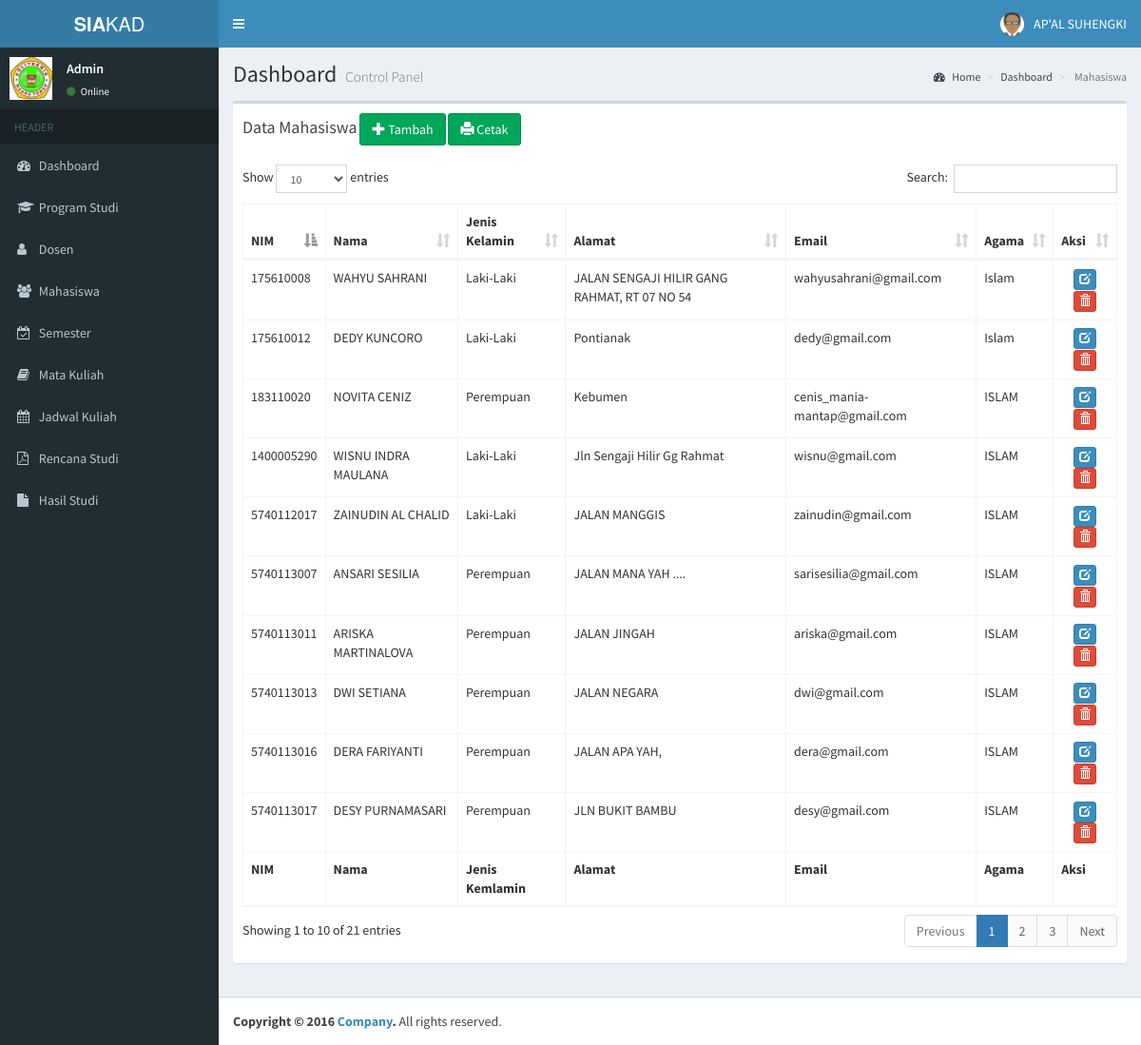
The app's page /pages/admin/index.php?page=mahasiswa (signed in) with its own data.
### tables this page shows
CREATE TABLE `mahasiswa` (
  `nim` varchar(15) NOT NULL,
  `nama` varchar(100) NOT NULL,
  `jenis_kelamin` enum('Laki-Laki','Perempuan') NOT NULL,
  `tempat_lahir` varchar(50) NOT NULL,
  `tgl_lahir` date NOT NULL,
  `alamat` varchar(100) NOT NULL,
  `telp` varchar(15) NOT NULL,
  `email` varchar(50) NOT NULL,
  `agama` varchar(50) NOT NULL,
  `foto` varchar(50) NOT NULL,
  `password` varchar(255) NOT NULL,
  `nip` varchar(30) NOT NULL,
  `id_jurusan` int(11) NOT NULL
);

### pages/admin/views/mahasiswa/mahasiswa.php (the view, shortened to what this page needs)
<?php
 include "../../config/fungsi.php";
 $mahasiswa = mysqli_query($conn, "SELECT * FROM mahasiswa");
?>
<section class="content-header">
 <h1>
   Dashboard
   <small>Control Panel</small>
 </h1>
 <ol class="breadcrumb">
   <li><a href="#"><i class="fa fa-dashboard"></i> Home</a></li>
    <li><a href="#"> Dashboard</a></li>
   <li class="active"> Mahasiswa</li>
 </ol>
 </section>
 <section class="content">
     <div class="row">
       <div class="col-xs-12">
         <div class="box">
           <div class="box-header">
             <h3 class="box-title">Data Mahasiswa</h3>
              <a href="?page=mahasiswa&aksi=tambah" class="btn btn-success btn-ms"><span class="glyphicon glyphicon-plus"></span> Tambah</a>
              <a href="views/mahasiswa/cetak.php" class="btn btn-success btn-ms"><span class="glyphicon glyphicon-print"></span>  Cetak</a>
           </div>
           <div class="box-body">
           <div class="table-responsive">
             <table id="example2" class="table table-bordered table-hover">
               <thead>
               <tr>
                 <th>NIM</th>
                 <th>Nama</th>
                 <th>Jenis Kelamin</th>
                 <th>Alamat</th>
                 <th>Email</th>
                 <th>Agama</th>
                 <th>Aksi</th>
               </tr>
               </thead>
               <tbody>
                 <?php foreach ($mahasiswa as $row) :  ?>
               <tr>
                 <td><?= $row["nim"]; ?></td>
                 <td><?= $row["nama"]; ?></td>
                 <td><?= $row["jenis_kelamin"]; ?></td>
                 <td><?= $row["alamat"]; ?></td>
                 <td><?= $row["email"]; ?></td>
                 <td><?= $row["agama"]; ?></td>
                 <td style="text-align: center;">
                  <a href="?page=mahasiswa&aksi=ubah&nim=<?= $row["nim"]; ?>" class="btn btn-primary btn-xs"><i class="glyphicon glyphicon-edit"></i></a>
                  <a href="?page=mahasiswa&aksi=hapus&nim=<?= $row["nim"]; ?>"onclick="return confirm('Anda Yakin Ingin Menghapus Data Ini?');" class="btn btn-danger btn-xs"><i class="glyphicon glyphicon-trash"></i></a>
                 </td>
                 <?php endforeach; ?>
               </tr>
               </tbody>
               <tfoot>
               <tr>
                 <th>NIM</th>
                 <th>Nama</th>
                 <th>Jenis Kemlamin</th>
                 <th>Alamat</th>
                 <th>Email</th>
                 <th>Agama</th>
                 <th>Aksi</th>
               </tr>
               </tfoot>
             </table>
             </div>
           </div>
         </div>
       </div>
     </div>
   </section>

### pages/admin/index.php (shortened to what this page needs)
<!DOCTYPE html>
<html>
<head>
  <link rel="stylesheet" href="../../assets/bower_components/bootstrap/dist/css/bootstrap.min.css">
  <link rel="stylesheet" href="../../assets/bower_components/font-awesome/css/font-awesome.min.css">
  <link rel="stylesheet" href="../../assets/bower_components/Ionicons/css/ionicons.min.css">
  <link rel="stylesheet" href="../../assets/css/AdminLTE.min.css">
  <link rel="stylesheet" href="../../assets/bower_components/datatables.net-bs/css/dataTables.bootstrap.min.css">
  <link rel="stylesheet" href="../../assets/bower_components/select2.min.css">
  <link rel="stylesheet" href="../../assets/css/skins/skin-blue.min.css">
</head>
<body class="hold-transition skin-blue sidebar-mini">
<div class="wrapper">
  <header class="main-header">
    <a href="#" class="logo">
      <span class="logo-lg"><b>SIA</b>KAD</span>
    </a>
    <nav class="navbar navbar-static-top" role="navigation">
      <a href="#" class="sidebar-toggle" data-toggle="push-menu" role="button">
      </a>
      <div class="navbar-custom-menu">
        <ul class="nav navbar-nav">
          <li class="dropdown user user-menu">
            <a href="#" class="dropdown-toggle" data-toggle="dropdown">
              <img src="../../assets/img/avatar.png" class="user-image" alt="User Image">
              <span class="hidden-xs"> <?php echo $_SESSION['nama']; ?> </span>
            </a>
          </li>
        </ul>
      </div>
    </nav>
  </header>
  <aside class="main-sidebar">
    <section class="sidebar">
      <div class="user-panel">
        <div class="pull-left image">
          <img src="../../assets/img/Logo.jpg" alt="User Image">
        </div>
        <div class="pull-left info">
          <p> Admin</p>
          <a href="#"><i class="fa fa-circle text-success"></i> Online</a>
        </div>
      </div>
      <ul class="sidebar-menu" data-widget="tree">
        <li class="header">HEADER</li>
        <li><a href="?page=dashboard"><i class="fa fa-dashboard"></i> <span> Dashboard</span></a></li>
        <li><a href="?page=prodi"><i class="fa fa-mortar-board"></i> <span> Program Studi</span></a></li>
        <li><a href="?page=dosen"><i class="fa fa-user"></i> <span> Dosen</span></a></li>
        <li><a href="?page=mahasiswa"><i class="fa fa-users"></i> <span> Mahasiswa</span></a></li>
        <li><a href="?page=semester"><i class="fa fa-calendar-check-o"></i> <span> Semester</span></a></li>
        <li><a href="?page=mk"><i class="fa fa-book"></i> <span> Mata Kuliah</span></a></li>
        <li><a href="?page=jadwal"><i class="fa fa-calendar"></i> <span> Jadwal Kuliah</span></a></li>
        <li><a href="?page=krs"><i class="fa fa-file-pdf-o"></i> <span> Rencana Studi</span></a></li>
        <li><a href="?page=khs"><i class="fa fa-file"></i> <span> Hasil Studi</span></a></li>
      </ul>
    </section>
  </aside>
  <div class="content-wrapper">
<?php
     @$page  = $_GET['page'];
     @$aksi  = $_GET['aksi'];
      if ($page == "mahasiswa") {
        if ($aksi == "") {
          include "views/mahasiswa/mahasiswa.php";
        } if ($aksi == "tambah") {
          include "views/mahasiswa/tambah.php";
        } if ($aksi == "hapus") {
           include "views/mahasiswa/hapus.php";
        } if ($aksi == "ubah") {
           include "views/mahasiswa/ubah.php";
        }
      }
?>
  </div>
  <footer class="main-footer">
    <strong>Copyright &copy; 2016 <a href="#">Company</a>.</strong> All rights reserved.
  </footer>
</div>
</html>

### records on screen
mahasiswa: nim "1400005290", nama "WISNU INDRA MAULANA", jenis_kelamin "Laki-Laki", alamat "Jln Sengaji Hilir Gg Rahmat", email "wisnu@gmail.com", agama "ISLAM"
mahasiswa: nim "175610008", nama "WAHYU SAHRANI", jenis_kelamin "Laki-Laki", alamat "JALAN SENGAJI HILIR GANG RAHMAT, RT 07 NO 54", email "wahyusahrani@gmail.com", agama "Islam"
mahasiswa: nim "175610012", nama "DEDY KUNCORO", jenis_kelamin "Laki-Laki", alamat "Pontianak", email "dedy@gmail.com", agama "Islam"
mahasiswa: nim "183110020", nama "NOVITA CENIZ", jenis_kelamin "Perempuan", alamat "Kebumen", email "cenis_mania-mantap@gmail.com", agama "ISLAM"
mahasiswa: nim "5740112017", nama "ZAINUDIN AL CHALID", jenis_kelamin "Laki-Laki", alamat "JALAN MANGGIS", email "zainudin@gmail.com", agama "ISLAM"
mahasiswa: nim "5740113007", nama "ANSARI SESILIA", jenis_kelamin "Perempuan", alamat "JALAN MANA YAH ....", email "sarisesilia@gmail.com", agama "ISLAM"
mahasiswa: nim "5740113011", nama "ARISKA MARTINALOVA", jenis_kelamin "Perempuan", alamat "JALAN JINGAH", email "ariska@gmail.com", agama "ISLAM"
mahasiswa: nim "5740113013", nama "DWI SETIANA", jenis_kelamin "Perempuan", alamat "JALAN NEGARA", email "dwi@gmail.com", agama "ISLAM"
mahasiswa: nim "5740113016", nama "DERA FARIYANTI", jenis_kelamin "Perempuan", alamat "JALAN APA YAH,", email "dera@gmail.com", agama "ISLAM"
mahasiswa: nim "5740113017", nama "DESY PURNAMASARI", jenis_kelamin "Perempuan", alamat "JLN BUKIT BAMBU", email "desy@gmail.com", agama "ISLAM"

### other values on screen
$_SESSION['nama'] "AP'AL SUHENGKI"
